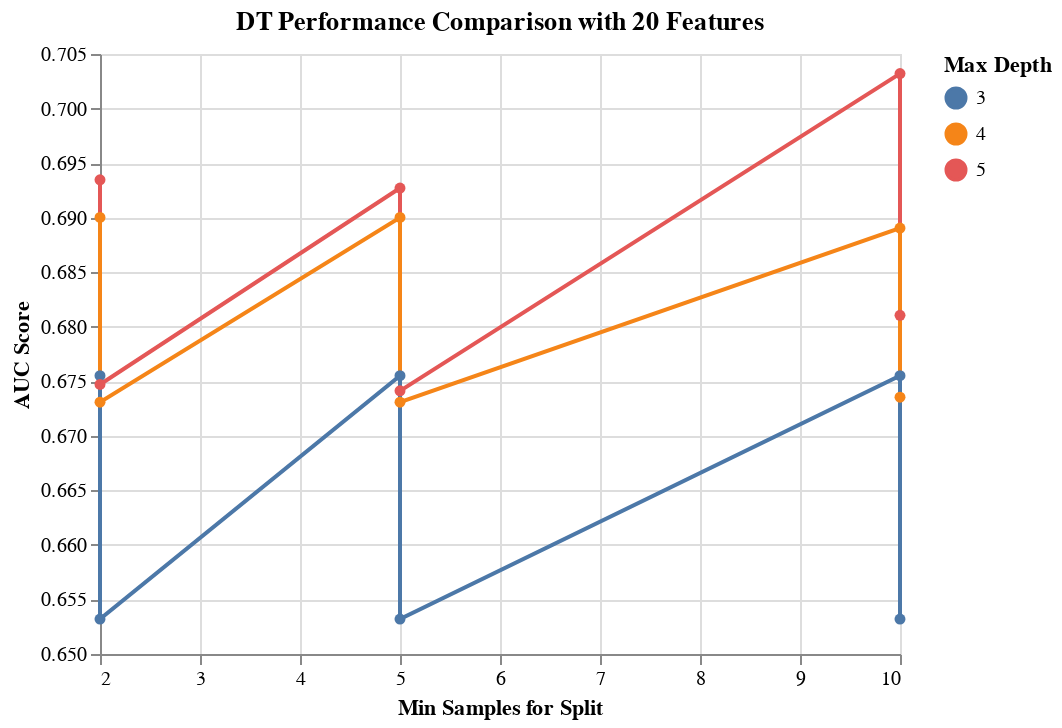

The notebook cell saved with this chart:
### Code cell
results_DT_20_features = results_DT[results_DT['rfi_fs__n_features_'] == 20.0]

alt.Chart(results_DT_20_features, 
          title='DT Performance Comparison with 20 Features'
         ).mark_line(point=True).encode(
    alt.X('dt__min_samples_split', title='Min Samples for Split'),
    alt.Y('mean_score', title='AUC Score', scale=alt.Scale(zero=False)),
    alt.Color('dt__max_depth:N', title='Max Depth')
)

### Figure 1 — Vega-Lite specification as saved in the notebook (floating-point values rounded to 4 significant figures)
{"config": {"view": {"continuousWidth": 400, "continuousHeight": 300}}, "data": {"name": "data-75598fed29e25c49fa9ef712187c55cf"}, "mark": {"type": "line", "point": true}, "encoding": {"color": {"type": "nominal", "field": "dt__max_depth", "title": "Max Depth"}, "x": {"type": "quantitative", "field": "dt__min_samples_split", "title": "Min Samples for Split"}, "y": {"type": "quantitative", "field": "mean_score", "scale": {"zero": false}, "title": "AUC Score"}}, "title": "DT Performance Comparison with 20 Features", "$schema": "https://vega.github.io/schema/vega-lite/v4.8.1.json", "datasets": {"data-75598fed29e25c49fa9ef712187c55cf": [{"mean_score": 0.7032, "std_score": 0.03865, "max_score": 0.7672, "min_score": 0.6486, "dt__criterion": "entropy", "dt__max_depth": 5, "dt__min_samples_split": 10, "rfi_fs__n_features_": 20}, {"mean_score": 0.6935, "std_score": 0.03118, "max_score": 0.7301, "min_score": 0.6376, "dt__criterion": "entropy", "dt__max_depth": 5, "dt__min_samples_split": 2, "rfi_fs__n_features_": 20}, {"mean_score": 0.6927, "std_score": 0.03253, "max_score": 0.7301, "min_score": 0.6339, "dt__criterion": "entropy", "dt__max_depth": 5, "dt__min_samples_split": 5, "rfi_fs__n_features_": 20}, {"mean_score": 0.69, "std_score": 0.04348, "max_score": 0.7589, "min_score": 0.6407, "dt__criterion": "entropy", "dt__max_depth": 4, "dt__min_samples_split": 5, "rfi_fs__n_features_": 20}, {"mean_score": 0.69, "std_score": 0.04348, "max_score": 0.7589, "min_score": 0.6407, "dt__criterion": "entropy", "dt__max_depth": 4, "dt__min_samples_split": 2, "rfi_fs__n_features_": 20}, {"mean_score": 0.689, "std_score": 0.04461, "max_score": 0.7589, "min_score": 0.6358, "dt__criterion": "entropy", "dt__max_depth": 4, "dt__min_samples_split": 10, "rfi_fs__n_features_": 20}, {"mean_score": 0.681, "std_score": 0.02386, "max_score": 0.7165, "min_score": 0.6544, "dt__criterion": "gini", "dt__max_depth": 5, "dt__min_samples_split": 10, "rfi_fs__n_features_": 20}, {"mean_score": 0.6755, "std_score": 0.03226, "max_score": 0.7097, "min_score": 0.6286, "dt__criterion": "gini", "dt__max_depth": 3, "dt__min_samples_split": 5, "rfi_fs__n_features_": 20}, {"mean_score": 0.6755, "std_score": 0.03226, "max_score": 0.7097, "min_score": 0.6286, "dt__criterion": "gini", "dt__max_depth": 3, "dt__min_samples_split": 2, "rfi_fs__n_features_": 20}, {"mean_score": 0.6755, "std_score": 0.03226, "max_score": 0.7097, "min_score": 0.6286, "dt__criterion": "gini", "dt__max_depth": 3, "dt__min_samples_split": 10, "rfi_fs__n_features_": 20}, {"mean_score": 0.6747, "std_score": 0.03901, "max_score": 0.7201, "min_score": 0.6249, "dt__criterion": "gini", "dt__max_depth": 5, "dt__min_samples_split": 2, "rfi_fs__n_features_": 20}, {"mean_score": 0.6741, "std_score": 0.04048, "max_score": 0.7256, "min_score": 0.6214, "dt__criterion": "gini", "dt__max_depth": 5, "dt__min_samples_split": 5, "rfi_fs__n_features_": 20}, {"mean_score": 0.6735, "std_score": 0.03159, "max_score": 0.717, "min_score": 0.6353, "dt__criterion": "gini", "dt__max_depth": 4, "dt__min_samples_split": 10, "rfi_fs__n_features_": 20}, {"mean_score": 0.6731, "std_score": 0.03281, "max_score": 0.717, "min_score": 0.6316, "dt__criterion": "gini", "dt__max_depth": 4, "dt__min_samples_split": 5, "rfi_fs__n_features_": 20}, {"mean_score": 0.6731, "std_score": 0.03281, "max_score": 0.717, "min_score": 0.6316, "dt__criterion": "gini", "dt__max_depth": 4, "dt__min_samples_split": 2, "rfi_fs__n_features_": 20}, {"mean_score": 0.6532, "std_score": 0.03461, "max_score": 0.6945, "min_score": 0.6164, "dt__criterion": "entropy", "dt__max_depth": 3, "dt__min_samples_split": 10, "rfi_fs__n_features_": 20}, {"mean_score": 0.6532, "std_score": 0.03461, "max_score": 0.6945, "min_score": 0.6164, "dt__criterion": "entropy", "dt__max_depth": 3, "dt__min_samples_split": 5, "rfi_fs__n_features_": 20}, {"mean_score": 0.6532, "std_score": 0.03461, "max_score": 0.6945, "min_score": 0.6164, "dt__criterion": "entropy", "dt__max_depth": 3, "dt__min_samples_split": 2, "rfi_fs__n_features_": 20}]}}
